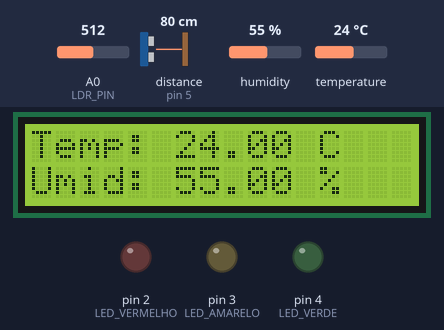
This sketch was run on a simulated Arduino Uno, built with avr-gcc and run on an emulated ATmega328P. Shown: 16×2 character LCD, output pins drawn as LEDs (lit = HIGH). Wiring (inferred from the names in the program): ultrasonic range finder: trigger pin 13; echo pin 5. Inputs (shaded band) come from the test bench; at power-on: humidity 55 %, distance to the obstacle (sensor on pin 5) 80 cm, A0 (LDR_PIN) = 512, temperature 24 °C. The echo pulse lasts 58.3 µs per cm; pins used as bus, display or sensor lines are not drawn; what the sketch prints to the serial monitor is not drawn.

Above: at 2.2 s.
2.3 s: humidity set to 52 %
At 7.0 s:
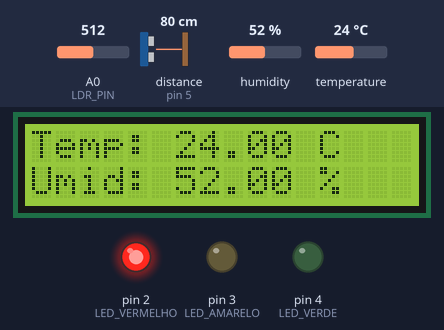
11.1 s: humidity set to 49 %
At 19.2 s:
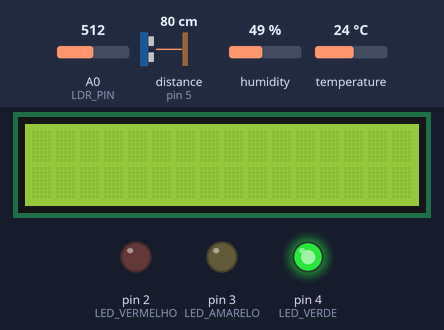
20.8 s: distance to the obstacle (sensor on pin 5) set to 12 cm
At 26.3 s:
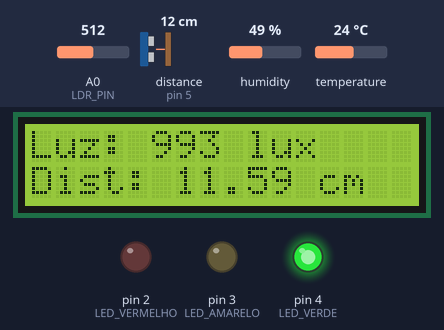
30.8 s: distance to the obstacle (sensor on pin 5) set to 9 cm
At 38.7 s:
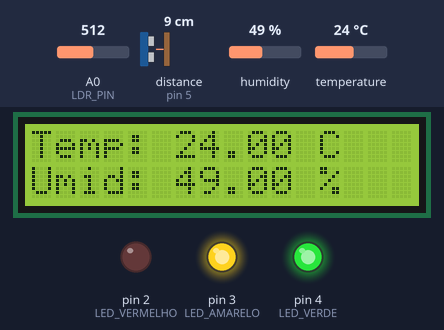
40.8 s: A0 (LDR_PIN) set to 716
At 44.4 s:
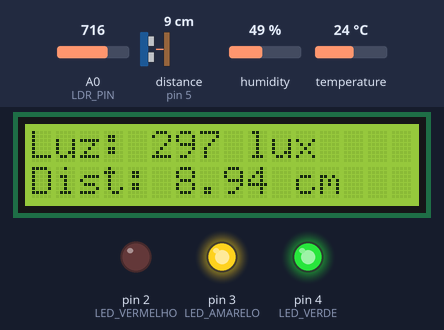
47.5 s: temperature set to 12 °C
At 51.6 s:
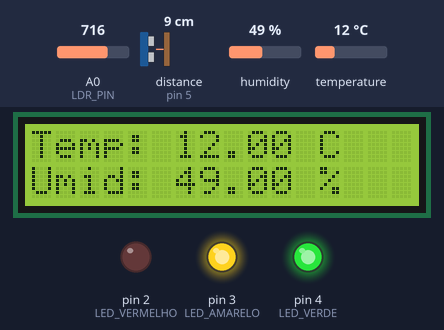
Timing chart, 0 to 53.1 s (numbered marks = the images above; inputs shaded):
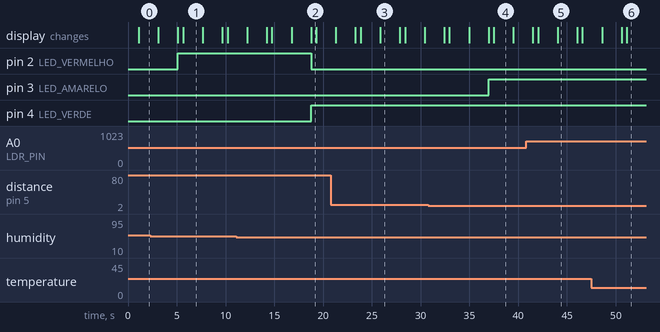

The sketch:

edge.ino
```cpp
#include <DHT.h>
#include <DHT_U.h>
#include <LiquidCrystal.h>

#define DHTPIN 6
#define DHTTYPE DHT22
DHT dht(DHTPIN, DHTTYPE);

LiquidCrystal lcd(12, 11, 10, 9, 8, 7);

const int trigPin = 13;
const int echoPin = 5;
const int LDR_PIN = A0;

const int LED_VERMELHO = 2;
const int LED_AMARELO = 3;
const int LED_VERDE = 4;

const float GAMMA = 0.7;
const float RL10 = 50;

float duration = 0;
float distancia = 0;

void setup() {
  pinMode(trigPin, OUTPUT);
  pinMode(echoPin, INPUT);
  pinMode(LED_VERMELHO, OUTPUT);
  pinMode(LED_AMARELO, OUTPUT);
  pinMode(LED_VERDE, OUTPUT);
  pinMode(LDR_PIN, INPUT);

  dht.begin();
  lcd.begin(16, 2);

  delay(1000);
  Serial.begin(9600);
}

void loop() {
  float temp = dht.readTemperature();
  float umid = dht.readHumidity();
  int ldr_valor = analogRead(LDR_PIN);
  float voltage = ldr_valor / 1024.0 * 5.0;
  float resistance = 2000.0 * voltage / (5.0 - voltage);
  int lux = pow(RL10 * 1e3 * pow(10, GAMMA) / resistance, (1 / GAMMA));

  if (isnan(temp) || isnan(umid)) {
    Serial.println("Sensor DHT22 inativo");
    return;
  }


  digitalWrite(trigPin, LOW);
  delayMicroseconds(2);
  digitalWrite(trigPin, HIGH);
  delayMicroseconds(10);
  digitalWrite(trigPin, LOW);


  duration = pulseIn(echoPin, HIGH);
  distancia = duration * 0.034 / 2;

  Serial.print("Temperatura: ");
  Serial.print(temp);
  Serial.println(" °C");
  Serial.print(" Umidade: ");
  Serial.print(umid);
  Serial.println(" %");
  Serial.print(" Nível de Luz: ");
  Serial.print(lux);
  Serial.println(" lux");
  Serial.print("Distancia: ");
  Serial.print(distancia);
  Serial.println(" cm");


  lcd.clear();
  lcd.setCursor(0, 0);
  lcd.print("Temp: ");
  lcd.print(temp);
  lcd.print(" C");

  lcd.setCursor(0, 1);
  lcd.print("Umid: ");
  lcd.print(umid);
  lcd.print(" %");
  delay(2000);
  lcd.clear();

  lcd.setCursor(0, 0);
  lcd.print("Luz: ");
  lcd.print(lux);
  lcd.print(" lux");

  lcd.setCursor(0, 1);
  lcd.print("Dist: ");
  lcd.print(distancia);
  lcd.print(" cm");
  delay(2000);
  lcd.clear();


  if (temp > 40 || umid > 50 || lux < 110) {
    digitalWrite(LED_VERMELHO, HIGH);
    digitalWrite(LED_AMARELO, LOW);
    digitalWrite(LED_VERDE, LOW);
  } else {
    digitalWrite(LED_VERMELHO, LOW);
    digitalWrite(LED_AMARELO, LOW);
    digitalWrite(LED_VERDE, HIGH);
  }

  if (digitalRead(LED_VERDE) == HIGH && distancia <= 10) {
    digitalWrite(LED_AMARELO, HIGH);
  } else {
    digitalWrite(LED_AMARELO, LOW);
  }

  delay(500);
}
```

Measured:
- the behaviour switches between 51 and 50 % on humidity (found by bisection; images 1 and 2)
- the behaviour switches between 11 and 10 cm on distance to the obstacle (sensor on pin 5) (found by bisection; images 3 and 4)
- after the input at 11.1 s, pin 2 (LED_VERMELHO): HIGH → LOW after 7.7 s; pin 4 (LED_VERDE): LOW → HIGH after 7.7 s
- after the input at 30.8 s, pin 3 (LED_AMARELO): LOW → HIGH after 6.2 s
- what the display in image 1 shows lasts 2.0 s, from 5.7 s to 7.7 s
- what the display in image 2 shows lasts 0.5 s, from 18.8 s to 19.3 s
